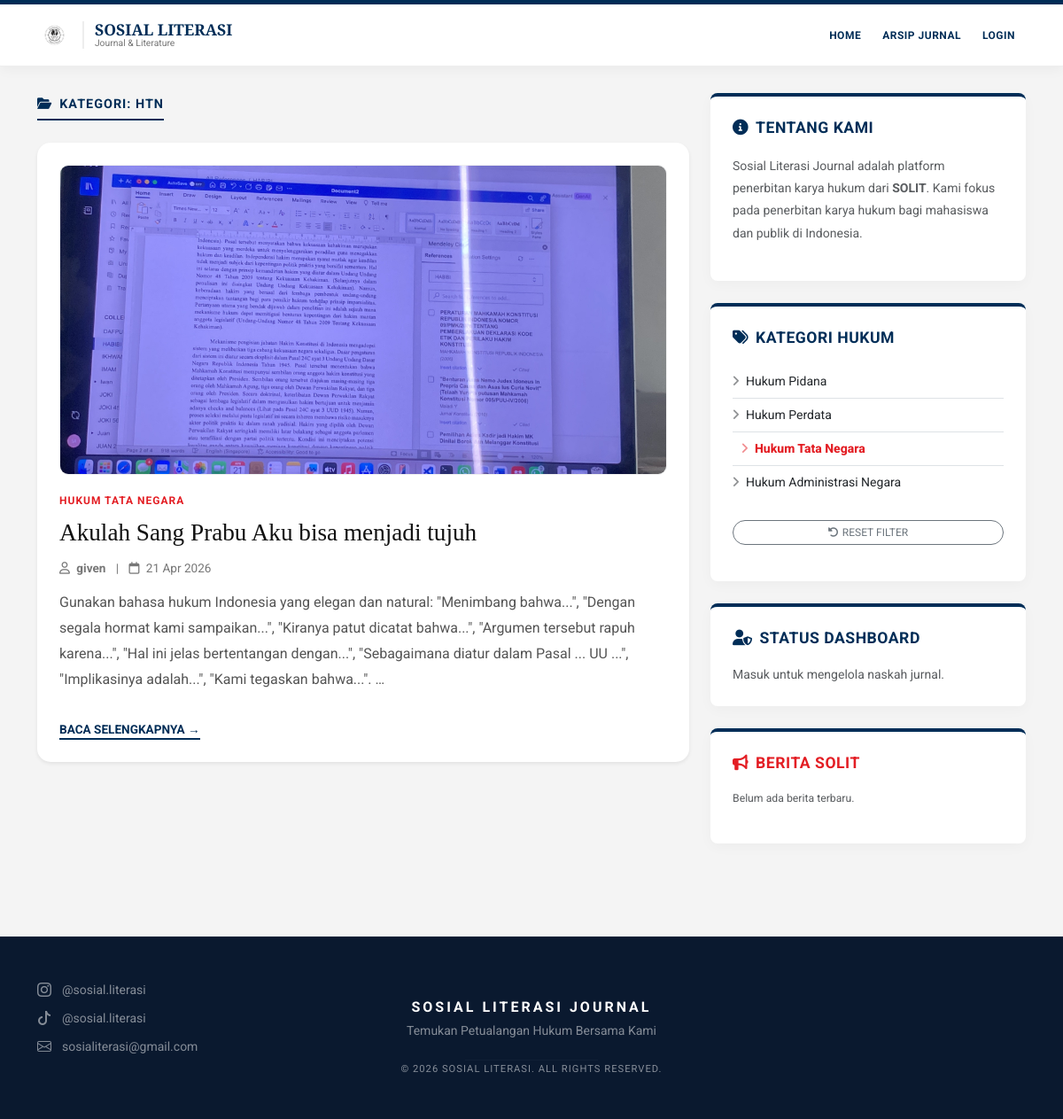
The app's page /?kategori=htn, older data.
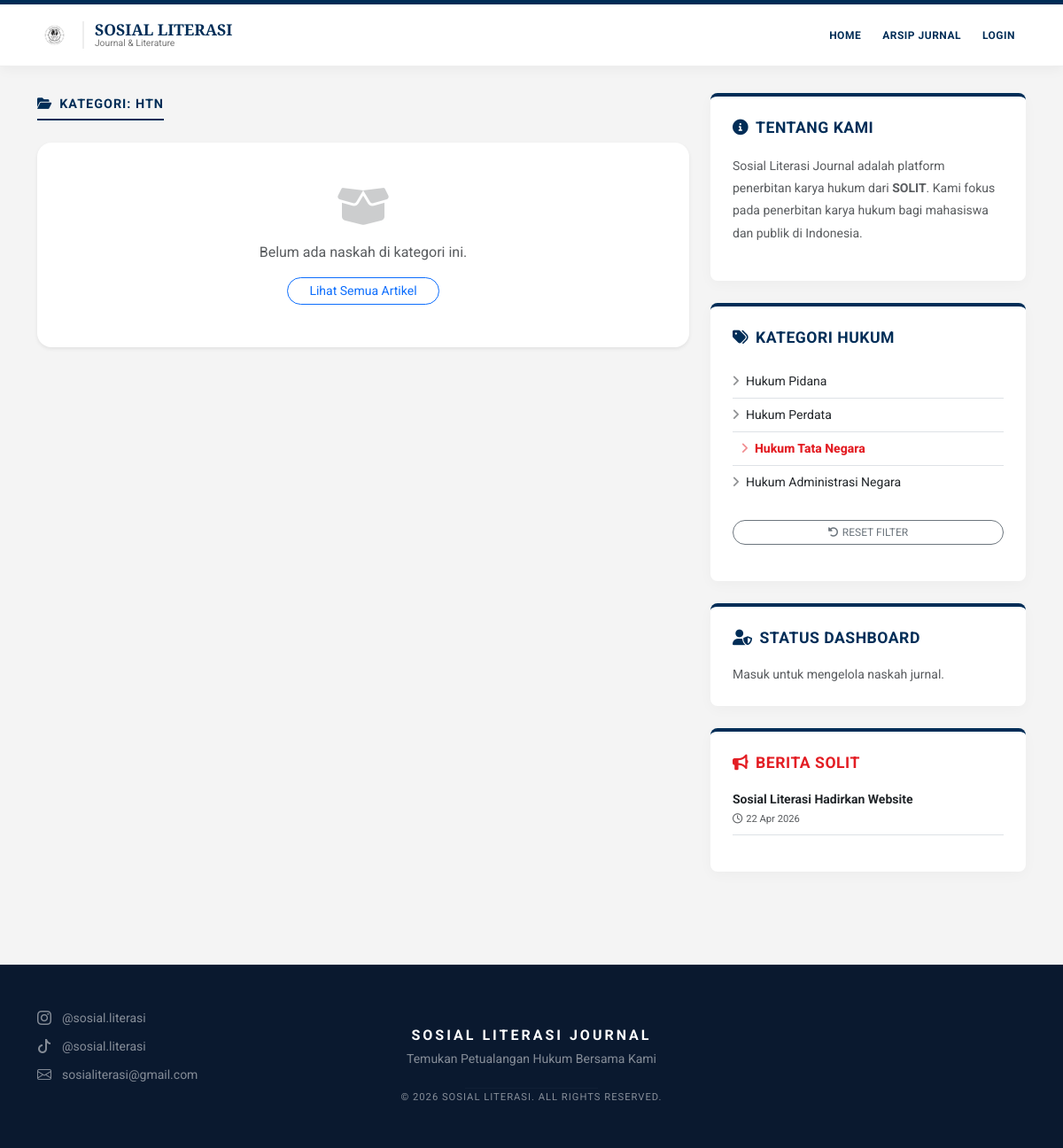
The same page, newer data.
### tulisan/models.py (models this page shows, shortened)
class Karya(models.Model):
    penulis_user = models.ForeignKey(User, on_delete=models.CASCADE, related_name='daftar_karya', null=True, blank=True)
    KATEGORI_CHOICES = [
        ('pidana', 'Hukum Pidana'),
        ('perdata', 'Hukum Perdata'),
        ('htn', 'Hukum Tata Negara'),
        ('han', 'Hukum Administrasi Negara'),
    ]
    judul = models.CharField(max_length=200)
    penulis = models.CharField(max_length=100) # Tetap ada sebagai nama tampilan
    isi = RichTextField()
    gambar = models.ImageField(upload_to='naskah/', blank=True, null=True)
    kategori = models.CharField(max_length=20, choices=KATEGORI_CHOICES, default='pidana')
    is_published = models.BooleanField(default=False)
    tanggal_terbit = models.DateTimeField(auto_now_add=True)
    file_pdf = models.FileField(upload_to='jurnal_pdf/', blank=True, null=True)
    is_jurnal_ilmiah = models.BooleanField(default=False)

class Berita(models.Model):
    judul = models.CharField(max_length=200)
    isi = RichTextField()
    gambar = models.ImageField(upload_to='berita/', blank=True, null=True)
    tanggal_post = models.DateTimeField(auto_now_add=True)

### tulisan/views.py (the view)
# urls.py: path('', views.daftar_karya, name='home'),
def daftar_karya(request):
    query = request.GET.get('q')
    kategori_filter = request.GET.get('kategori')
    karya_list = Karya.objects.filter(is_published=True, is_jurnal_ilmiah=False)
    if query:
        karya_list = karya_list.filter(
            Q(judul__icontains=query) | Q(isi__icontains=query)
        )
    if kategori_filter:
        karya_list = karya_list.filter(kategori=kategori_filter)
    karya_list = karya_list.order_by('-id')
    berita_list = Berita.objects.all().order_by('-tanggal_post')[:5]
    return render(request, 'tulisan/daftar_karya.html', {
        'karya_list': karya_list,
        'berita_list': berita_list,
        'query': query,
        'kategori_aktif': kategori_filter
    })

### templates/tulisan/daftar_karya.html (shortened to what the changed rows need)
{% load static %}
<!DOCTYPE html>
<html lang="id">
<head>
    <link href="https://cdn.jsdelivr.net/npm/bootstrap@5.3.0/dist/css/bootstrap.min.css" rel="stylesheet">
    <link rel="stylesheet" href="https://cdnjs.cloudflare.com/ajax/libs/font-awesome/6.0.0/css/all.min.css">
    <link rel="stylesheet" href="https://cdn.jsdelivr.net/npm/bootstrap-icons@1.11.3/font/bootstrap-icons.min.css">
</head>
<body>
<div class="container main-container">
    <div class="row">
        <div class="col-lg-8">
            <span class="section-title">
                {% if kategori_aktif %}
                    <i class="fa-solid fa-folder-open me-2"></i>Kategori: {{ kategori_aktif|title }}
                {% else %}
                    <i class="fa-solid fa-newspaper me-2"></i>Terbitan Terbaru
                {% endif %}
            </span>
            <div class="p-0">
                {% for karya in karya_list %}
                <div class="article-card shadow-sm">
                    {% if karya.gambar %}
                    <div class="article-image-wrapper">
                        <img src="{{ karya.gambar.url }}" alt="{{ karya.judul }}">
                    </div>
                    {% endif %}
                    <span class="category-tag">{{ karya.get_kategori_display }}</span>
                    <a href="{% url 'detail_karya' karya.id %}" class="article-title">{{ karya.judul }}</a>
                    <div class="article-meta">
                        <i class="fa-regular fa-user me-1"></i> <strong>{{ karya.penulis }}</strong>
                        <span class="mx-2">|</span>
                        <i class="fa-regular fa-calendar me-1"></i> {{ karya.tanggal_terbit|date:"d M Y" }}
                    </div>
                    <div class="article-excerpt">
                        {{ karya.isi|truncatewords_html:40|safe }}
                    </div>
                    <div>
                        <a href="{% url 'detail_karya' karya.id %}" class="btn-read">Baca Selengkapnya →</a>
                    </div>
                </div>
                {% empty %}
                <div class="bg-white text-center py-5 shadow-sm rounded-4">
                    <i class="fa-solid fa-box-open mb-3 text-muted" style="font-size: 3rem; opacity: 0.3;"></i>
                    <p class="text-muted">Belum ada naskah di kategori ini.</p>
                    {% if kategori_aktif %}
                        <a href="{% url 'home' %}" class="btn btn-sm btn-outline-primary px-4 rounded-pill">Lihat Semua Artikel</a>
                    {% endif %}
                </div>
                {% endfor %}
            </div>
        </div>
        <div class="col-lg-4">
            <div class="sidebar-box">
                <ul class="list-unstyled small">
                    {% for berita in berita_list %}
                    <li class="mb-3 border-bottom pb-2">
                        <a href="#" class="text-decoration-none text-dark fw-bold d-block mb-1">{{ berita.judul }}</a>
                        <div class="text-muted" style="font-size: 0.7rem;"><i class="fa-regular fa-clock me-1"></i>{{ berita.tanggal_post|date:"d M Y" }}</div>
                    </li>
                    {% empty %}
                    <li class="text-muted small italic">Belum ada berita terbaru.</li>
                    {% endfor %}
                </ul>
            </div>
        </div>
    </div>
</div>
</body>
</html>

Row changes from the older to the newer data that the page shows:
removed Karya: kategori "HTN", gambar (picture), kategori "HUKUM TATA NEGARA", judul "Akulah Sang Prabu Aku bisa menjadi tujuh", penulis "given", tanggal_terbit "21 Apr 2026", isi "Gunakan bahasa hukum Indonesia yang elegan dan natural: \"Menimbang bahwa...\", \"Dengan segala hormat kami sampaikan...\", \"Kiranya patut dicatat bahwa...\", \"Argumen tersebut rapuh karena...\", \"Hal ini jelas bertentangan dengan...\", \"Sebagaimana diatur dalam Pasal ... UU ...\", \"Implikasinya adalah...\", \"Kami tegaskan bahwa...\". …"
added Berita: judul "Sosial Literasi Hadirkan Website", tanggal_post "22 Apr 2026"
Text that changed along with them:
{{ kategori_aktif|title }}: (not shown) → "HTN"
text no longer shown: "Belum ada berita terbaru."
text now shown: "Belum ada naskah di kategori ini. Lihat Semua Artikel"
